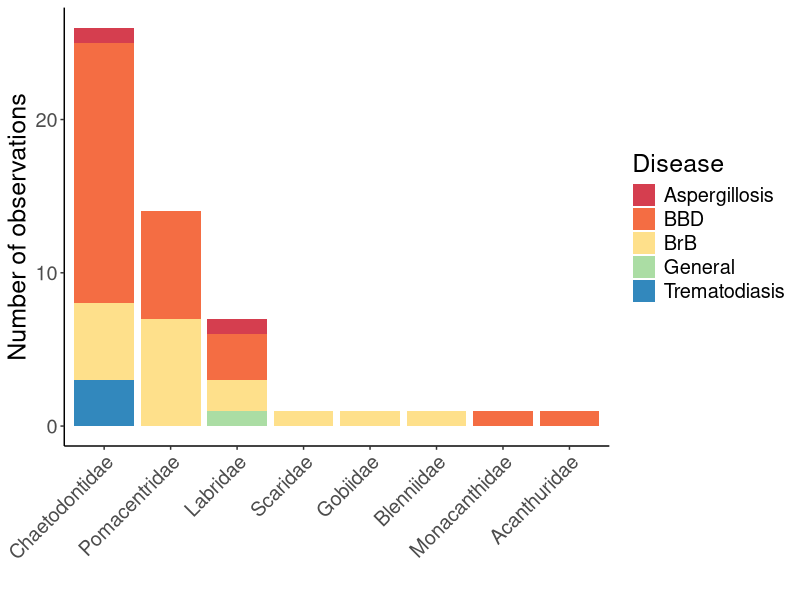

Write R code to recreate this figure.
## ---- chunk 1
knitr::opts_chunk$set(echo = TRUE)

# load packages
require(tidyverse) # data manipulation and plotting
require(here) # relative paths
require(RColorBrewer) # color palettes
## ---- chunk 2
corallivores <- read_csv(here("data", "Taxa_effects.csv")) %>% 
  select(-starts_with(match = "X")) # get rid of extra columns read_csv can bring in
## ---- chunk 3
asp_col <- brewer.pal(n = 9, name = "Spectral")[1]
bbd_col <- brewer.pal(n = 9, name = "Spectral")[2]
blc_col <- brewer.pal(n = 9, name = "Spectral")[3]
brb_col <- brewer.pal(n = 9, name = "Spectral")[4]
cya_col <- brewer.pal(n = 9, name = "Spectral")[5]
ga_col <- brewer.pal(n = 9, name = "Spectral")[6]
gen_col <- brewer.pal(n = 9, name = "Spectral")[7]
seb_col <- brewer.pal(n = 9, name = "Spectral")[8]
trem_col <- brewer.pal(n = 9, name = "Spectral")[9]
whi_col <- brewer.pal(n = 11, name = "Spectral")[11]

## ---- chunk 4
# pdf("Figure_4.pdf", height = 4.5, width = 7)

corallivores %>% 
  filter(Direct_lesion_feeding == "Y") %>% 
  filter(Corallivore_family != "Amphinomidae") %>% # just fishes
  group_by(Corallivore_family, Disease_general) %>% 
  summarise(Observations = n()) %>% 
  ggplot(aes(x = ordered(Corallivore_family, levels = c("Chaetodontidae", "Pomacentridae", "Labridae", "Scaridae", "Gobiidae", "Blenniidae", "Monacanthidae", "Acanthuridae")), y = Observations, fill = Disease_general)) +
  geom_bar(stat = "identity") +
    theme_classic() +
    theme(axis.text.x = element_text(angle = 45, hjust = 1), text = element_text(size = 18))  +
  scale_fill_manual(name = "Disease",
                        values = c("Aspergillosis" = asp_col, "BBD" = bbd_col, "BrB" = brb_col, "General" = gen_col, "Trematodiasis" = trem_col)) + # these values are from brewer.pal("Spectral") 
  xlab("") +
  ylab("Number of observations") 
  
# dev.off()

